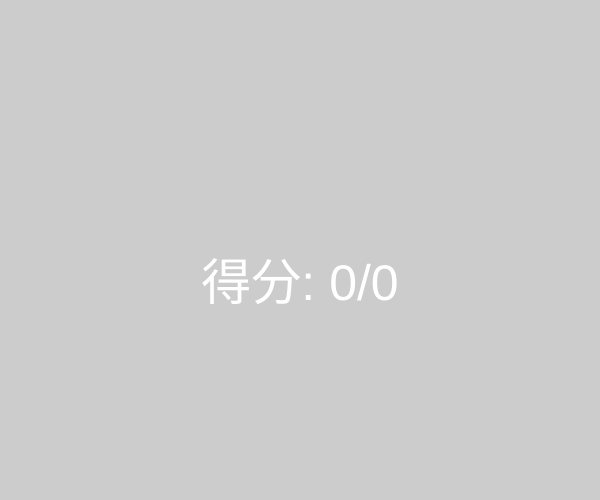
Frame 1 (no input)
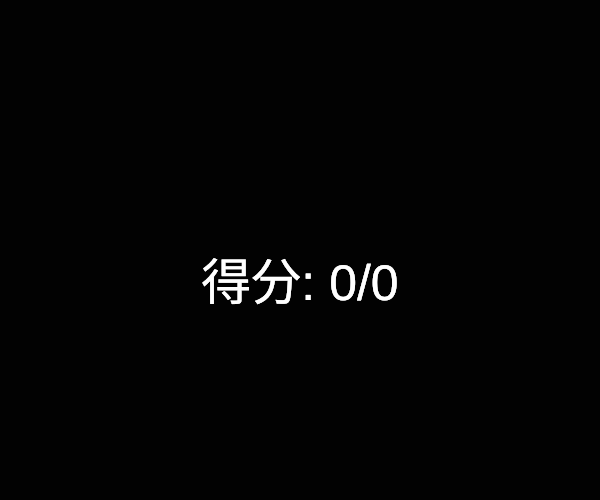
Frame 60 (no input)
Frame 120 (the mouse pressed at the canvas centre since frame 60): identical to frame 60, image omitted

The p5.js sketch that drew these frames (run headless with seeded random() and noise() and a simulated clock; from frame 60 on, the mouse is pressed at the canvas centre):

// p5.js sketch
// ── sketch.js
// =================================================================
// 步驟一：模擬成績數據接收
// -----------------------------------------------------------------


// let scoreText = "成績分數: " + finalScore + "/" + maxScore;
// 確保這是全域變數
let finalScore = 0; 
let maxScore = 0;
let scoreText = ""; // 用於 p5.js 繪圖的文字
let fireworks = []; // 【新增】用於儲存所有啟動的煙火物件


window.addEventListener('message', function (event) {
    // 執行來源驗證...
    // ...
    const data = event.data;
    
    if (data && data.type === 'H5P_SCORE_RESULT') {
        
        // !!! 關鍵步驟：更新全域變數 !!!
        finalScore = data.score; // 更新全域變數
        maxScore = data.maxScore;
        scoreText = `最終成績分數: ${finalScore}/${maxScore}`;
        
        console.log("新的分數已接收:", scoreText); 

        // ----------------------------------------
        // 關鍵步驟 2: 呼叫重新繪製 (見方案二)
        // ----------------------------------------
        if (typeof redraw === 'function') {
            redraw(); 
        }
    }
}, false);


// =================================================================
// 步驟二：使用 p5.js 繪製分數 (在網頁 Canvas 上顯示)
// -----------------------------------------------------------------

function setup() { 
    // ... (其他設置)
    createCanvas(windowWidth / 2, windowHeight / 2); 
    background(255); 
    // 【修改】將 noLoop() 移除或註釋掉，因為煙火需要持續繪製來實現動畫
    // noLoop(); 
    frameRate(60); // 確保流暢的動畫
    colorMode(HSB); // 使用 HSB 顏色模式方便隨機顏色
} 

// score_display.js 中的 draw() 函數片段

function draw() { 
    // 【修改】使用帶有透明度的背景，實現拖尾/殘影效果
    background(0, 0, 0, 0.2); // 黑色背景，0.2 透明度

    // 計算百分比
    let percentage = (finalScore / maxScore) * 100;

    textSize(80); 
    textAlign(CENTER);
    
    // -----------------------------------------------------------------
    // A. 根據分數區間改變文本顏色和內容 (畫面反映一)
    // -----------------------------------------------------------------
    if (percentage >= 90) {
        // 滿分或高分：顯示鼓勵文本，使用鮮豔顏色
        fill(100, 200, 200); // HSB 綠色
        text("恭喜！優異成績！", width / 2, height / 2 - 50);
        
    } else if (percentage >= 60) {
        // 中等分數：顯示一般文本，使用黃色 [6]
        fill(45, 255, 255); // HSB 黃色
        text("成績良好，請再接再厲。", width / 2, height / 2 - 50);
        
    } else if (percentage > 0) {
        // 低分：顯示警示文本，使用紅色 [6]
        fill(0, 255, 255); // HSB 紅色
        text("需要加強努力！", width / 2, height / 2 - 50);
        
    } else {
        // 尚未收到分數或分數為 0
        fill(255);
        text(scoreText, width / 2, height / 2);
    }

    // 顯示具體分數
    textSize(50);
    fill(255);
    text(`得分: ${finalScore}/${maxScore}`, width / 2, height / 2 + 50);
    
    
    // -----------------------------------------------------------------
    // B. 根據分數觸發不同的幾何圖形反映 & 煙火特效 (畫面反映二)
    // -----------------------------------------------------------------
    
    if (percentage >= 90) {
        // 【新增】每隔一段時間隨機產生一個新的煙火物件
        if (random(1) < 0.05) { // 調整這個值來控制煙火發射頻率
            fireworks.push(new Firework()); 
        }

        // 畫一個大圓圈代表完美 [7] (可以選擇保留或刪除)
        fill(100, 200, 200, 0.5); // 帶透明度
        noStroke();
        circle(width / 2, height / 2 + 150, 150);

    } else if (percentage >= 60) {
        // 畫一個方形 [4]
        fill(45, 255, 255, 0.5);
        rectMode(CENTER);
        rect(width / 2, height / 2 + 150, 150, 150);
        
        // 【新增】非高分時，清空煙火陣列以停止特效
        fireworks = [];
    } else {
        // 【新增】非高分時，清空煙火陣列以停止特效
        fireworks = [];
    }
    
    // -----------------------------------------------------------------
    // C. 更新並顯示煙火 (Draw Fireworks)
    // -----------------------------------------------------------------
    for (let i = fireworks.length - 1; i >= 0; i--) {
        fireworks[i].update();
        fireworks[i].display();
        
        // 移除已經完成（已爆炸且粒子已消失）的煙火
        if (fireworks[i].isFinished()) {
            fireworks.splice(i, 1);
        }
    }
}


// =================================================================
// 步驟三：定義 Firework 和 Particle 類別 (實現煙火動畫)
// -----------------------------------------------------------------

// ----------------------
// Particle 粒子類別
// ----------------------
class Particle {
    constructor(x, y, hue, fireworkMode = false) {
        this.pos = createVector(x, y);
        this.lifespan = 255;
        this.hu = hue;
        this.fireworkMode = fireworkMode; // true: 爆炸後粒子, false: 火箭主體

        if (this.fireworkMode) {
            // 爆炸粒子：隨機速度，加上一個向上的推力
            this.vel = p5.Vector.random2D();
            this.vel.mult(random(1, 10));
            this.acc = createVector(0, 0);
        } else {
            // 火箭主體：初始速度向上
            this.vel = createVector(0, random(-10, -15));
            this.acc = createVector(0, 0);
        }
    }

    applyForce(force) {
        this.acc.add(force);
    }

    update() {
        if (!this.fireworkMode) {
            // 火箭主體在到達頂點後速度應減小
            this.vel.mult(0.99); 
            // 粒子本身會逐漸消失
            this.lifespan -= 4; 
        } else {
            // 爆炸粒子：逐漸消失
            this.vel.mult(0.9); // 爆炸後的粒子減速更快
            this.lifespan -= 5;
        }

        this.vel.add(this.acc);
        this.pos.add(this.vel);
        this.acc.mult(0); // 重置加速度
    }

    display() {
        strokeWeight(2);
        stroke(this.hu, 255, 255, this.lifespan);
        point(this.pos.x, this.pos.y);
    }

    // 檢查粒子是否已經完全消失
    isFinished() {
        return this.lifespan < 0;
    }
}

// ----------------------
// Firework 煙火類別
// ----------------------
class Firework {
    constructor() {
        this.hu = random(255); // 隨機顏色
        this.firework = new Particle(random(width), height, this.hu); // 從底部發射
        this.exploded = false;
        this.particles = []; // 爆炸後的粒子陣列
        this.gravity = createVector(0, 0.2); // 重力
    }

    update() {
        if (!this.exploded) {
            this.firework.applyForce(this.gravity);
            this.firework.update();
            
            // 檢查是否到達頂點 (y 速度轉為正)
            if (this.firework.vel.y >= 0) {
                this.explode();
                this.exploded = true;
            }
        } else {
            // 更新所有爆炸後的粒子
            for (let i = this.particles.length - 1; i >= 0; i--) {
                this.particles[i].applyForce(this.gravity);
                this.particles[i].update();
            }
        }
    }

    // 產生爆炸粒子
    explode() {
        let particleCount = random(50, 100);
        for (let i = 0; i < particleCount; i++) {
            // 傳遞 true 表示這是爆炸粒子
            let p = new Particle(this.firework.pos.x, this.firework.pos.y, this.hu, true); 
            this.particles.push(p);
        }
    }

    display() {
        if (!this.exploded) {
            this.firework.display();
        } else {
            for (let i = 0; i < this.particles.length; i++) {
                this.particles[i].display();
            }
        }
    }
    
    // 檢查煙火是否已經完成 (火箭已爆炸，且所有粒子都已消失)
    isFinished() {
        return this.exploded && this.particles.every(p => p.isFinished());
    }
}
